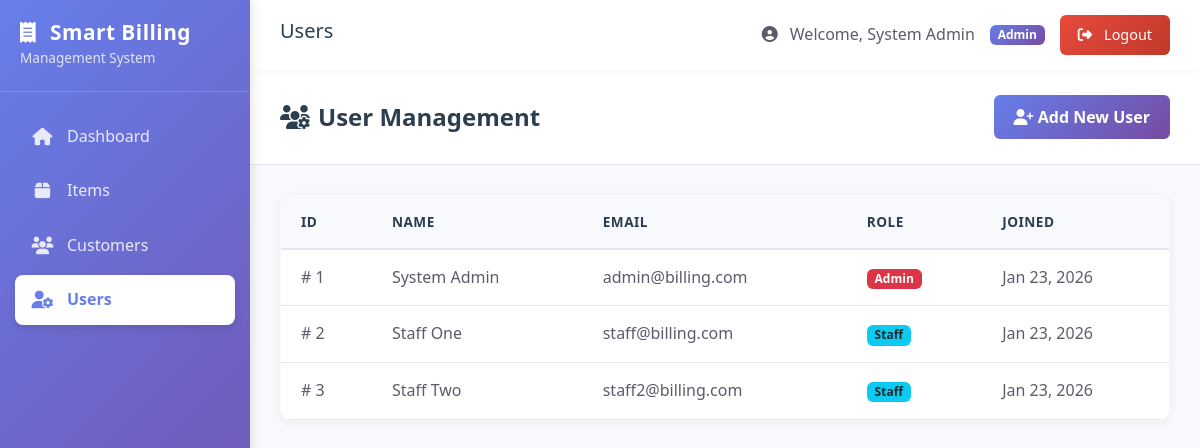
The page /admin/users.php (signed in) on the database its author committed.
### tables this page shows
CREATE TABLE users (
    id INT AUTO_INCREMENT PRIMARY KEY,
    name VARCHAR(100) NOT NULL,
    email VARCHAR(100) NOT NULL UNIQUE,
    password VARCHAR(255) NOT NULL,
    role ENUM('admin', 'staff') NOT NULL DEFAULT 'staff',
    created_at TIMESTAMP DEFAULT CURRENT_TIMESTAMP
);

### admin/users.php (the view, shortened to what this page needs)
<?php
require_once '../config/db.php';
$result = $conn->query("SELECT * FROM users ORDER BY created_at DESC");
include '../includes/header.php';
?>
<?php include '../includes/sidebar.php'; ?>
<main class="main-content">
    <?php include '../includes/topnav.php'; ?>
    <div class="content-body">
        <div class="page-header">
            <h4><i class="fas fa-users-cog me-2"></i>User Management</h4>
            <a href="../auth/register.php" class="btn btn-primary">
                <i class="fas fa-user-plus"></i> Add New User
            </a>
        </div>
        <div class="table-wrapper">
            <table class="data-table">
                <thead>
                    <tr>
                        <th>ID</th>
                        <th>Name</th>
                        <th>Email</th>
                        <th>Role</th>
                        <th>Joined</th>
                    </tr>
                </thead>
                <tbody>
                    <?php while ($row = $result->fetch_assoc()): ?>
                        <tr>
                            <td>#
                                <?= $row['id']; ?>
                            </td>
                            <td>
                                <?= htmlspecialchars($row['name']); ?>
                            </td>
                            <td>
                                <?= htmlspecialchars($row['email']); ?>
                            </td>
                            <td>
                                <?php if ($row['role'] === 'admin'): ?>
                                    <span class="badge bg-danger">Admin</span>
                                <?php else: ?>
                                    <span class="badge bg-info text-dark">Staff</span>
                                <?php endif; ?>
                            </td>
                            <td>
                                <?= date('M d, Y', strtotime($row['created_at'])); ?>
                            </td>
                        </tr>
                    <?php endwhile; ?>
                </tbody>
            </table>
        </div>
    </div>
</main>
<?php include '../includes/footer.php'; ?>

### assets/css/style.css (style rules this page uses)
:root { --primary-color: #667eea; --primary-gradient: linear-gradient(135deg, #667eea 0%, #764ba2 100%); --secondary-color: #764ba2; --success-color: #1cc88a; --success-gradient: linear-gradient(135deg, #1cc88a 0%, #13855c 100%); --warning-color: #f6c23e; --warning-gradient: linear-gradient(135deg, #f6c23e 0%, #dda20a 100%); --danger-color: #e74a3b; --danger-gradient: linear-gradient(135deg, #e74a3b 0%, #c0392b 100%); --info-color: #36b9cc; --info-gradient: linear-gradient(135deg, #36b9cc 0%, #258391 100%); --dark-color: #2c3e50; --text-color: #5a5c69; --light-color: #f8f9fc; --border-color: #e3e6f0; --sidebar-width: 250px; --header-height: 70px; --box-shadow: 0 2px 10px rgba(0, 0, 0, 0.06); --hover-shadow: 0 4px 20px rgba(0, 0, 0, 0.1); --transition: all 0.3s cubic-bezier(0.4, 0, 0.2, 1); }
* { margin: 0; padding: 0; box-sizing: border-box; }
body { font-family: 'Segoe UI', Tahoma, Geneva, Verdana, sans-serif; background-color: var(--light-color); color: var(--text-color); overflow-x: hidden; line-height: 1.6; }
h1, h2, h3, h4, h5, h6 { color: var(--dark-color); margin-bottom: 0.5rem; }
.main-content { margin-left: var(--sidebar-width); padding: 0; min-height: 100vh; transition: var(--transition); display: flex; flex-direction: column; }
.content-body { padding: 30px; flex: 1; }
.page-header { background: white; padding: 25px 30px; margin: -30px -30px 30px -30px; border-bottom: 1px solid var(--border-color); display: flex; align-items: center; justify-content: space-between; }
.page-header h4 { margin: 0; color: var(--dark-color); font-size: 1.5rem; font-weight: 700; }
.table-wrapper { background: white; border-radius: 12px; box-shadow: var(--box-shadow); overflow: hidden; border: 1px solid rgba(0,0,0,0.02); }
.data-table { width: 100%; border-collapse: collapse; margin-bottom: 0; }
.data-table thead { background: #f8f9fc; }
.data-table th { padding: 15px 20px; text-align: left; border-bottom: 2px solid var(--border-color); color: var(--dark-color); font-weight: 700; font-size: 0.85rem; text-transform: uppercase; letter-spacing: 0.5px; }
.data-table td { padding: 15px 20px; border-bottom: 1px solid var(--border-color); color: var(--text-color); vertical-align: middle; }
.data-table tbody tr { transition: background-color 0.2s; }
.btn { padding: 10px 20px; border-radius: 6px; border: none; cursor: pointer; font-weight: 600; transition: var(--transition); text-decoration: none; display: inline-block; }
.btn-primary { background: var(--primary-gradient); color: white; }

### rows shown on the page
users: id "1", name "System Admin", email "admin@billing.com", role "Admin", created_at "Jan 23, 2026"
users: id "2", name "Staff One", email "staff@billing.com", role "Staff", created_at "Jan 23, 2026"
users: id "3", name "Staff Two", email "staff2@billing.com", role "Staff", created_at "Jan 23, 2026"

### other values the page prints
$page_title "Users"
$_SESSION['name'] "System Admin"
$_SESSION['role'] "Admin"
